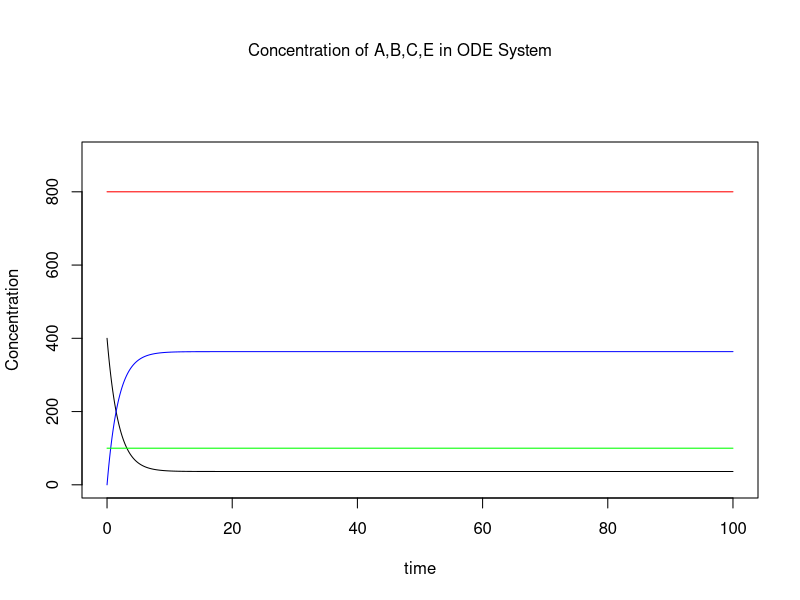

The R source for this figure:
library(deSolve)
parameters <- c(k_r = 0.0005, k_f = 0.005)
state      <- c(A=800, B=400, C=0, E=100)
Concentration <- function(t,state,parameters){
  with(as.list(c(state,parameters)),{
    dA <- 0
    dB <- k_r*C*E - k_f*B*E
    dC <- -dB
    dE <- 0
    list(c(dA,dB,dC,dE))
  }
       )
}

times <- seq(0,100,by = 0.1)
out   <- ode(y = state, times = times, func=Concentration, parms=parameters)
par(oma=c(0,0,3,0))
plot(out[,"time"],out[,"A"],type='l',col='red',xlab = "time",ylab="Concentration",ylim=c(0,900))
lines(out[,"time"],out[,"B"],col='black')
lines(out[,"time"],out[,"C"],col='blue')
lines(out[,"time"],out[,"E"],col='green')
mtext(outer = TRUE, side=3,"Concentration of A,B,C,E in ODE System")
#plot(out[,"B"],out[,"C"],pch=".",xlab="B",ylab="C")
